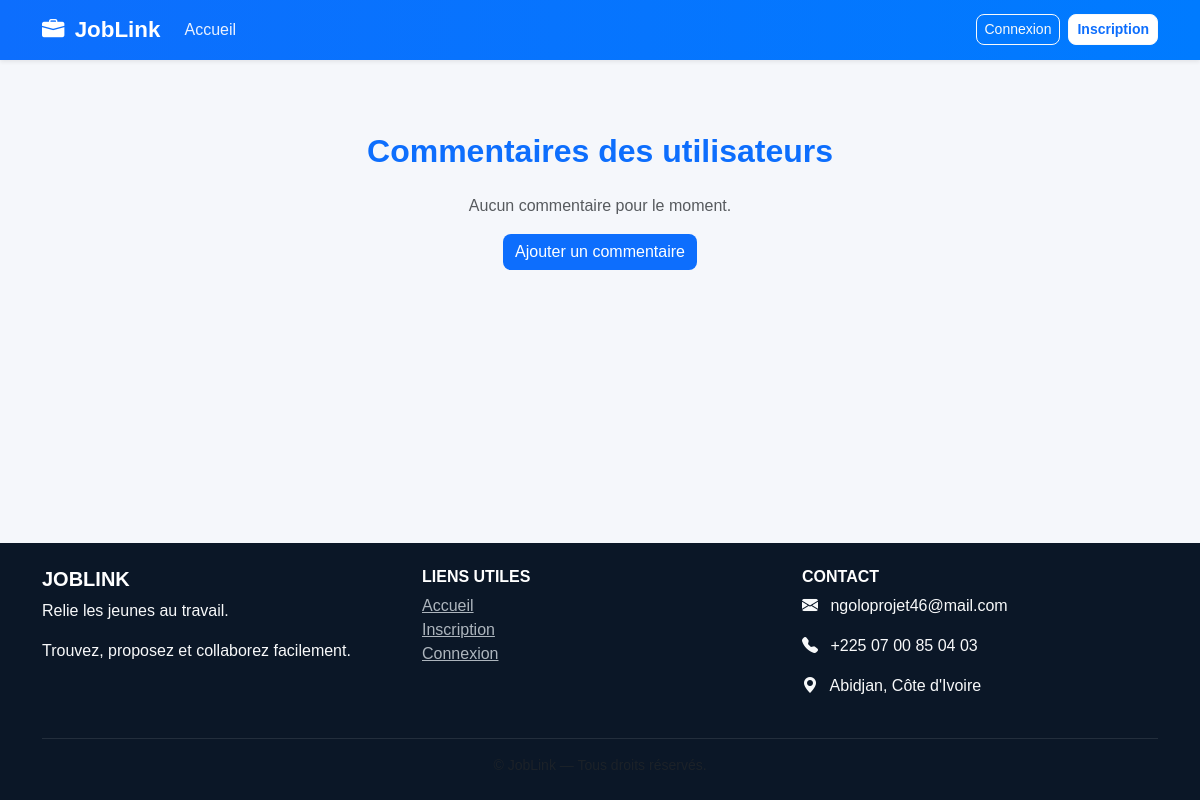
/avis/, run on an earlier commit of the app's database.
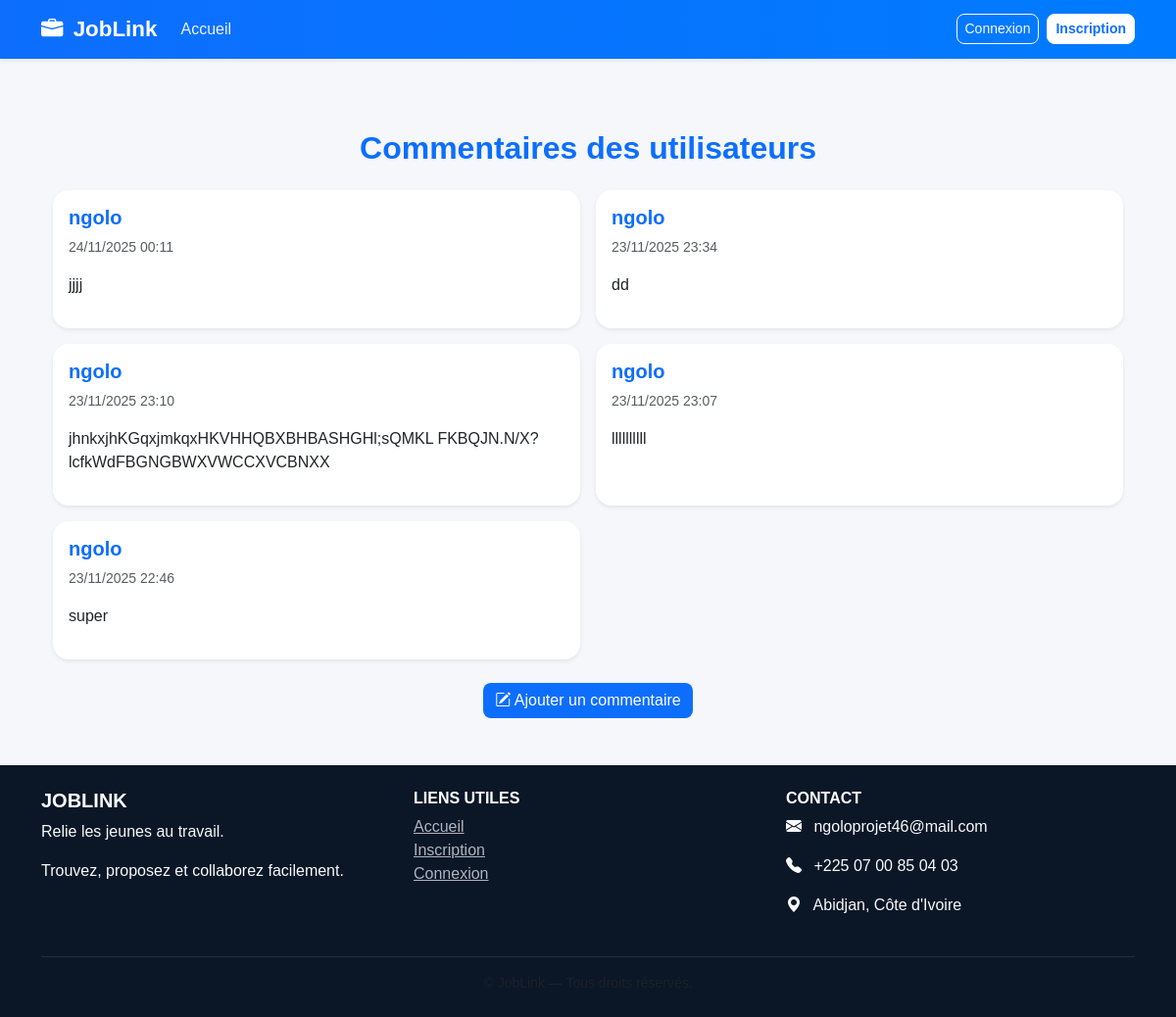
And on a later commit of the database.
### core/models.py (models this page shows, shortened)
class Avis(models.Model):
    nom = models.CharField(max_length=100)
    message = models.TextField()
    date = models.DateTimeField(auto_now_add=True)
    auteur = models.ForeignKey(User, on_delete=models.CASCADE, null=True, blank=True)

### core/views.py (the view)
# urls.py: path('avis/', views.avis_list, name='avis_list'),
def avis_list(request):
    avis = Avis.objects.order_by('-date')
    return render(request, "avis_list.html", {"avis": avis})

### core/templates/avis_list.html (shortened to what this page needs)
{% extends 'base.html' %}
{% block content %}
<div class="container my-5">
    <h2 class="text-center mb-4 text-primary fw-bold">Commentaires des utilisateurs</h2>
    {% if avis %}
        <div class="row g-3">
            {% for a in avis %}
                <div class="col-md-6">
                    <div class="card shadow-sm rounded-4 p-3 h-100">
                        <h5 class="fw-bold">{{ a.nom }}</h5>
                        <p class="text-muted small">{{ a.date|date:"d/m/Y H:i" }}</p>
                        <p>{{ a.message }}</p>
                    </div>
                </div>
            {% endfor %}
        </div>
        <div class="text-center mt-4">
            <a href="{% url 'commenter' %}" class="btn btn-primary">
                <i class="bi bi-pencil-square"></i> Ajouter un commentaire
            </a>
        </div>
    {% else %}
        <p class="text-center text-muted mt-4">Aucun commentaire pour le moment.</p>
        <div class="text-center mt-3">
            <a href="{% url 'commenter' %}" class="btn btn-primary">Ajouter un commentaire</a>
        </div>
    {% endif %}
</div>
{% endblock %}

### core/templates/base.html (shortened to what this page needs)
<!DOCTYPE html>
<html lang="fr">
<head>
    <link href="https://cdn.jsdelivr.net/npm/bootstrap@5.3.3/dist/css/bootstrap.min.css" rel="stylesheet">
    <link rel="stylesheet" href="https://cdn.jsdelivr.net/npm/bootstrap-icons@1.11.3/font/bootstrap-icons.css">
</head>
<body class="d-flex flex-column min-vh-100">
    <nav class="navbar navbar-expand-lg navbar-dark shadow-sm">
        <div class="container">
            <a class="navbar-brand fw-bold" href="{% url 'home' %}">
                <i class="bi bi-briefcase-fill me-1"></i> JobLink
            </a>
            <div class="collapse navbar-collapse" id="navbarNav">
                <ul class="navbar-nav me-auto">
                    <li class="nav-item">
                        <a class="nav-link" href="{% url 'home' %}">Accueil</a>
                    </li>
                </ul>
                <ul class="navbar-nav">
                    {% if user.is_authenticated %}
                        <li class="nav-item dropdown">
                            <a class="nav-link dropdown-toggle text-light" href="#" id="commentairesDropdown"
                                role="button" data-bs-toggle="dropdown" aria-expanded="false">
                                <i class="bi bi-chat-dots me-1"></i> Vos-avis
                            </a>
                            <ul class="dropdown-menu dropdown-menu-end">
                                <li>
                                    <a class="dropdown-item" href="{% url 'commenter' %}">
                                        <i class="bi bi-pencil-square me-2"></i> Laisser un commentaire
                                    </a>
                                </li>
                                <li>
                                    <a class="dropdown-item" href="{% url 'avis_list' %}">
                                        <i class="bi bi-list-stars me-2"></i> Voir les commentaires
                                    </a>
                                </li>
                            </ul>
                        </li>
                        <li class="nav-item">
                            <a class="nav-link" href="{% url 'dashboard' %}">
                                Tableau de bord
                            </a>
                        </li>
                        <li class="nav-item">
                            <a class="nav-link" href="{% url 'gerer_abonnement' %}">Mon abonnement</a></li>
                        <li class="nav-item d-flex align-items-center me-2">
                            <span class="text-light small">
                                <i class="bi bi-person-circle me-1"></i> {{ user.username }}
                            </span>
                        </li>
                        <li class="nav-item">
                            <form method="post" action="{% url 'logout' %}" style="display:inline;">
                                {% csrf_token %}
                                <button type="submit" class="btn btn-outline-light btn-sm">
                                    Déconnexion
                                </button>
                            </form>
                        </li>
                    {% else %}
                        <li class="nav-item me-2">
                            <a class="btn btn-outline-light btn-sm" href="{% url 'login' %}">
                                Connexion
                            </a>
                        </li>
                        <li class="nav-item">
                            <a class="btn btn-light btn-sm text-primary fw-bold" href="{% url 'register' %}">
                                Inscription
                            </a>
                        </li>
                    {% endif %}
                </ul>
            </div>
        </div>
    </nav>
    <main class="container mt-4 flex-grow-1 fade-in">
        {% block content %}
        {% endblock %}
    </main>
    <footer class="text-light py-4 mt-auto">
        <div class="container text-center text-md-start">
            <div class="row gy-3">
                <div class="col-md-4">
                    <h5 class="fw-bold text-uppercase">JobLink</h5>
                    <p>Relie les jeunes au travail.</p>
                    <p>Trouvez, proposez et collaborez facilement.</p>
                </div>
                <div class="col-md-4">
                    <h6 class="fw-bold text-uppercase">Liens utiles</h6>
                    <ul class="list-unstyled">
                        <li><a href="{% url 'home' %}">Accueil</a></li>
                        <li><a href="{% url 'register' %}">Inscription</a></li>
                        <li><a href="{% url 'login' %}">Connexion</a></li>
                    </ul>
                </div>
                <div class="col-md-4">
                    <h6 class="fw-bold text-uppercase">Contact</h6>
                    <p><i class="bi bi-envelope-fill me-2"></i> ngoloprojet46@mail.com</p>
                    <p><i class="bi bi-telephone-fill me-2"></i> +225 07 00 85 04 03</p>
                    <p><i class="bi bi-geo-alt-fill me-2"></i> Abidjan, Côte d'Ivoire</p>
                </div>
            </div>
            <hr class="border-secondary mt-4">
            <div class="text-center text-muted small">
            </div>
        </div>
    </footer>
</body>
</html>

### core/templates/base.html (style rules this page uses)
body { font-family: "Poppins", sans-serif; background-color: #f5f7fb; color: #333; min-height: 100vh; }
h1, h2, h3, h4, h5 { font-weight: 600; color: #0d6efd; }
.navbar { background: linear-gradient(90deg, #0d6efd, #007bff); }
.navbar-brand { font-size: 1.4rem; }
.navbar-nav .nav-link { color: #eaf1ff !important; font-weight: 500; transition: color 0.2s ease-in-out; }
.navbar .btn-light { background-color: #fff; color: #0d6efd; font-weight: 600; }
button, .btn { border-radius: 8px !important; }
.card { border: none; border-radius: 15px; box-shadow: 0 3px 10px rgba(0,0,0,0.08); transition: transform 0.2s ease-in-out; }
footer { background-color: #0b1727; }
footer h5, footer h6 { color: #fff; }
footer a { color: #adb5bd; transition: color 0.2s; }
footer hr { border-color: rgba(255, 255, 255, 0.2); }
.btn-primary { background-color: #0d6efd; border: none; }
.fade-in { animation: fadeIn 0.6s ease-in-out; }

What changed in the data, as far as the page shows it:
added Avis: nom "ngolo", date "24/11/2025 00:11", message "jjjj"
added Avis: nom "ngolo", date "23/11/2025 23:34", message "dd"
added Avis: nom "ngolo", date "23/11/2025 23:10", message "jhnkxjhKGqxjmkqxHKVHHQBXBHBASHGHl;sQMKL FKBQJN.N/X?lcfkWdFBGNGBWXVWCCXVCBNXX"
added Avis: nom "ngolo", date "23/11/2025 23:07", message "llllllllll"
added Avis: nom "ngolo", date "23/11/2025 22:46", message "super"
Also different on the page:
text no longer shown: "Aucun commentaire pour le moment."
